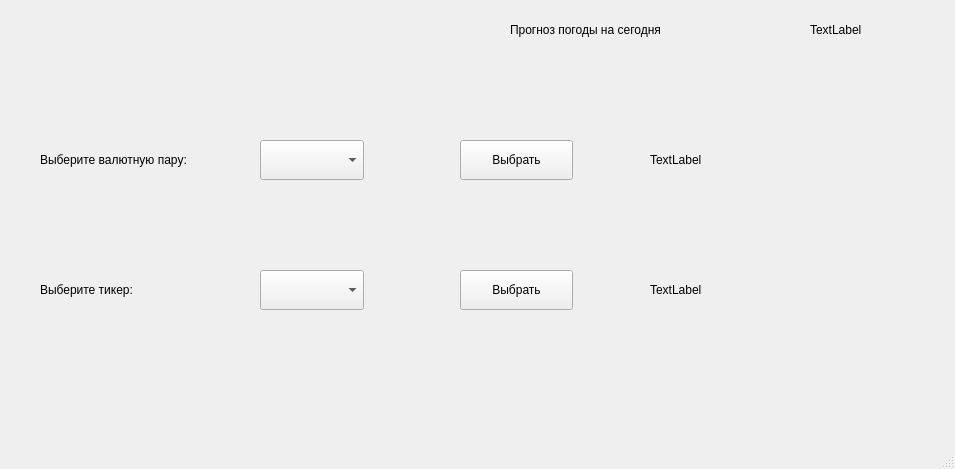
<?xml version="1.0" encoding="UTF-8"?>
<ui version="4.0">
 <class>MainWindow</class>
 <widget class="QMainWindow" name="MainWindow">
  <property name="geometry">
   <rect>
    <x>0</x>
    <y>0</y>
    <width>955</width>
    <height>469</height>
   </rect>
  </property>
  <property name="windowTitle">
   <string>MainWindow</string>
  </property>
  <widget class="QWidget" name="centralwidget">
   <widget class="QPushButton" name="pushButton">
    <property name="geometry">
     <rect>
      <x>460</x>
      <y>140</y>
      <width>113</width>
      <height>40</height>
     </rect>
    </property>
    <property name="text">
     <string>Выбрать</string>
    </property>
   </widget>
   <widget class="QPushButton" name="pushButton_2">
    <property name="geometry">
     <rect>
      <x>460</x>
      <y>270</y>
      <width>113</width>
      <height>40</height>
     </rect>
    </property>
    <property name="text">
     <string>Выбрать</string>
    </property>
   </widget>
   <widget class="QLabel" name="label">
    <property name="geometry">
     <rect>
      <x>510</x>
      <y>20</y>
      <width>191</width>
      <height>20</height>
     </rect>
    </property>
    <property name="text">
     <string>Прогноз погоды на сегодня</string>
    </property>
   </widget>
   <widget class="QLabel" name="label_2">
    <property name="geometry">
     <rect>
      <x>810</x>
      <y>20</y>
      <width>60</width>
      <height>20</height>
     </rect>
    </property>
    <property name="text">
     <string>TextLabel</string>
    </property>
   </widget>
   <widget class="QLabel" name="label_3">
    <property name="geometry">
     <rect>
      <x>40</x>
      <y>140</y>
      <width>181</width>
      <height>40</height>
     </rect>
    </property>
    <property name="text">
     <string>Выберите валютную пару:</string>
    </property>
   </widget>
   <widget class="QLabel" name="label_4">
    <property name="geometry">
     <rect>
      <x>40</x>
      <y>270</y>
      <width>181</width>
      <height>40</height>
     </rect>
    </property>
    <property name="text">
     <string>Выберите тикер:</string>
    </property>
   </widget>
   <widget class="QLabel" name="label_5">
    <property name="geometry">
     <rect>
      <x>650</x>
      <y>140</y>
      <width>60</width>
      <height>40</height>
     </rect>
    </property>
    <property name="text">
     <string>TextLabel</string>
    </property>
   </widget>
   <widget class="QLabel" name="label_6">
    <property name="geometry">
     <rect>
      <x>650</x>
      <y>270</y>
      <width>60</width>
      <height>40</height>
     </rect>
    </property>
    <property name="text">
     <string>TextLabel</string>
    </property>
   </widget>
   <widget class="QComboBox" name="comboBox">
    <property name="geometry">
     <rect>
      <x>260</x>
      <y>140</y>
      <width>104</width>
      <height>40</height>
     </rect>
    </property>
   </widget>
   <widget class="QComboBox" name="comboBox_2">
    <property name="geometry">
     <rect>
      <x>260</x>
      <y>270</y>
      <width>104</width>
      <height>40</height>
     </rect>
    </property>
   </widget>
  </widget>
  <widget class="QMenuBar" name="menubar">
   <property name="geometry">
    <rect>
     <x>0</x>
     <y>0</y>
     <width>955</width>
     <height>24</height>
    </rect>
   </property>
  </widget>
  <widget class="QStatusBar" name="statusbar"/>
 </widget>
 <resources/>
 <connections/>
</ui>
